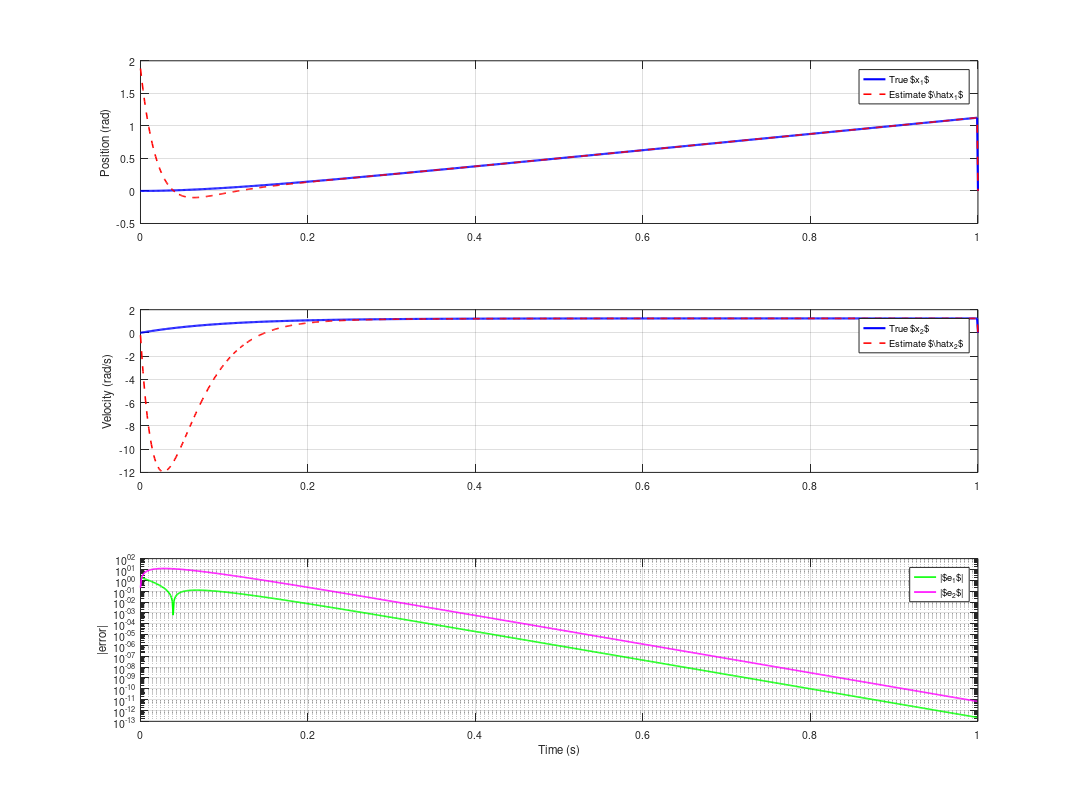

Write MATLAB code to recreate this figure.
% Motor parameters
tau = 0.1; k_p = 2.5;
A = [0 1; 0 -1/tau]; B = [0; k_p/tau]; C = [1 0];

% Observer design
poles_obs = [-30, -40];
L = place(A', C', poles_obs)';

% Controller design: stabilize at position setpoint
% Desired closed-loop poles: {-5, -6}
poles_ctrl = [-5, -6];
K = place(A, B, poles_ctrl);

% Simulation parameters
t = 0:0.001:1; % 1 second
x = [0; 0]; % Initial state: no motion
xhat = [2; 1]; % Initial estimate
u_cmd = 0.5; % Command voltage

% History storage
t_hist = t;
x_hist = zeros(2, length(t));
xhat_hist = zeros(2, length(t));
error_hist = zeros(2, length(t));

% Simulation loop
for k = 1:length(t)-1
% Measurement: only position
y = C * x;

% Observer update
xhat_dot = A*xhat + B*u_cmd + L*(y - C*xhat);
xhat = xhat + 0.001 * xhat_dot;

% Plant update
x_dot = A*x + B*u_cmd;
x = x + 0.001 * x_dot;

% Store history
x_hist(:,k) = x;
xhat_hist(:,k) = xhat;
error_hist(:,k) = x - xhat;
end

% Plotting
figure;
% Position and estimate
subplot(3,1,1);
plot(t_hist, x_hist(1,:), 'b-', 'LineWidth', 2); hold on;
plot(t_hist, xhat_hist(1,:), 'r--', 'LineWidth', 1.5);
ylabel('Position (rad)'); legend('True $x_1$', 'Estimate $\hat{x}_1$');
grid on;

% Velocity and estimate  
subplot(3,1,2);
plot(t_hist, x_hist(2,:), 'b-', 'LineWidth', 2); hold on;
plot(t_hist, xhat_hist(2,:), 'r--', 'LineWidth', 1.5);
ylabel('Velocity (rad/s)'); legend('True $x_2$', 'Estimate $\hat{x}_2$');
grid on;

% Estimation error
subplot(3,1,3);
semilogy(t_hist, abs(error_hist(1,:)), 'g-', 'LineWidth', 1.5); hold on;
semilogy(t_hist, abs(error_hist(2,:)), 'm-', 'LineWidth', 1.5);
ylabel('|error|'); xlabel('Time (s)');
legend('|$e_1$|', '|$e_2$|');
grid on;

set(gcf,'Units','centimeters');
pos = get(gcf,'Position');
set(gcf, 'PaperPosition', [0 0 pos(3) pos(4)], 'PaperSize', [pos(3) pos(4)]);
print -dpdf -painters FigureMCCFullReducedOrderObserver
